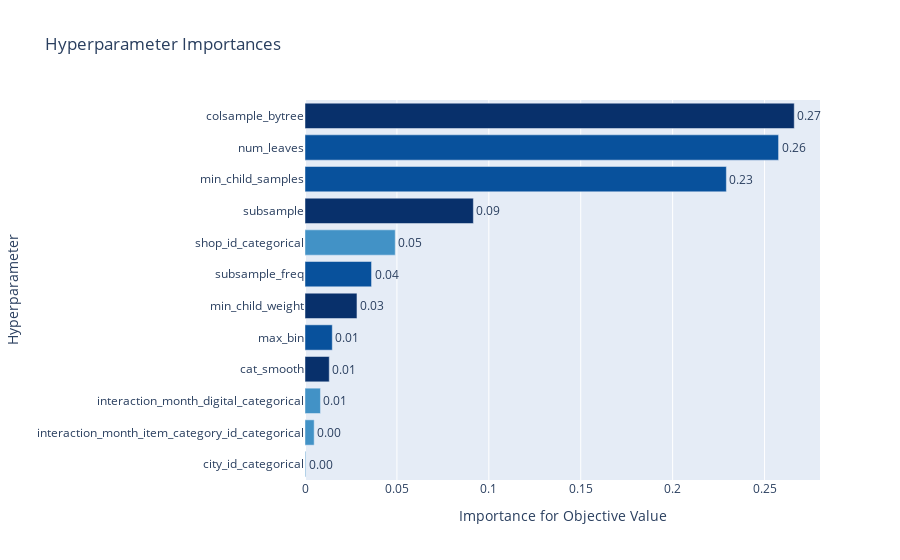

Write notebook code for a chart like this one.
### Code cell
from optuna import importance
import optuna.visualization as oviz

# importance.get_param_importances(study, evaluator=importance.FanovaImportanceEvaluator())
# importance.get_param_importances(study, evaluator=importance.MeanDecreaseImpurityImportanceEvaluator())
# oviz.plot_param_importances(study, evaluator=importance.MeanDecreaseImpurityImportanceEvaluator())
oviz.plot_param_importances(study, evaluator=importance.FanovaImportanceEvaluator())

### Figure 1 — Plotly figure (JSON) as saved in the notebook; plotly's stock layout.template omitted (floating-point values rounded to 4 significant figures)
{"data": [{"cliponaxis": false, "hovertemplate": ["city_id_categorical (CategoricalDistribution): 0.00039226616329631164<extra></extra>", "interaction_month_item_category_id_categorical (CategoricalDistribution): 0.0049877562526855004<extra></extra>", "interaction_month_digital_categorical (CategoricalDistribution): 0.008412018221276532<extra></extra>", "cat_smooth (LogUniformDistribution): 0.01319608101955858<extra></extra>", "max_bin (IntLogUniformDistribution): 0.014847720851478455<extra></extra>", "min_child_weight (LogUniformDistribution): 0.028271784272053985<extra></extra>", "subsample_freq (IntUniformDistribution): 0.036197901373618106<extra></extra>", "shop_id_categorical (CategoricalDistribution): 0.04908940195090296<extra></extra>", "subsample (UniformDistribution): 0.09159315572717318<extra></extra>", "min_child_samples (IntUniformDistribution): 0.2292291907462949<extra></extra>", "num_leaves (IntLogUniformDistribution): 0.2576264591608009<extra></extra>", "colsample_bytree (UniformDistribution): 0.2661562642608606<extra></extra>"], "marker": {"color": ["rgb(66,146,198)", "rgb(66,146,198)", "rgb(66,146,198)", "rgb(8,48,107)", "rgb(8,81,156)", "rgb(8,48,107)", "rgb(8,81,156)", "rgb(66,146,198)", "rgb(8,48,107)", "rgb(8,81,156)", "rgb(8,81,156)", "rgb(8,48,107)"]}, "orientation": "h", "text": ["0.00039226616329631164", "0.0049877562526855004", "0.008412018221276532", "0.01319608101955858", "0.014847720851478455", "0.028271784272053985", "0.036197901373618106", "0.04908940195090296", "0.09159315572717318", "0.2292291907462949", "0.2576264591608009", "0.2661562642608606"], "textposition": "outside", "texttemplate": "%{text:.2f}", "type": "bar", "x": [0.0003923, 0.004988, 0.008412, 0.0132, 0.01485, 0.02827, 0.0362, 0.04909, 0.09159, 0.2292, 0.2576, 0.2662], "y": ["city_id_categorical", "interaction_month_item_category_id_categorical", "interaction_month_digital_categorical", "cat_smooth", "max_bin", "min_child_weight", "subsample_freq", "shop_id_categorical", "subsample", "min_child_samples", "num_leaves", "colsample_bytree"]}], "layout": {"autosize": true, "showlegend": false, "title": {"text": "Hyperparameter Importances"}, "xaxis": {"autorange": true, "range": [0, 0.2802], "title": {"text": "Importance for Objective Value"}, "type": "linear"}, "yaxis": {"autorange": true, "range": [-0.5, 11.5], "title": {"text": "Hyperparameter"}, "type": "category"}}}
